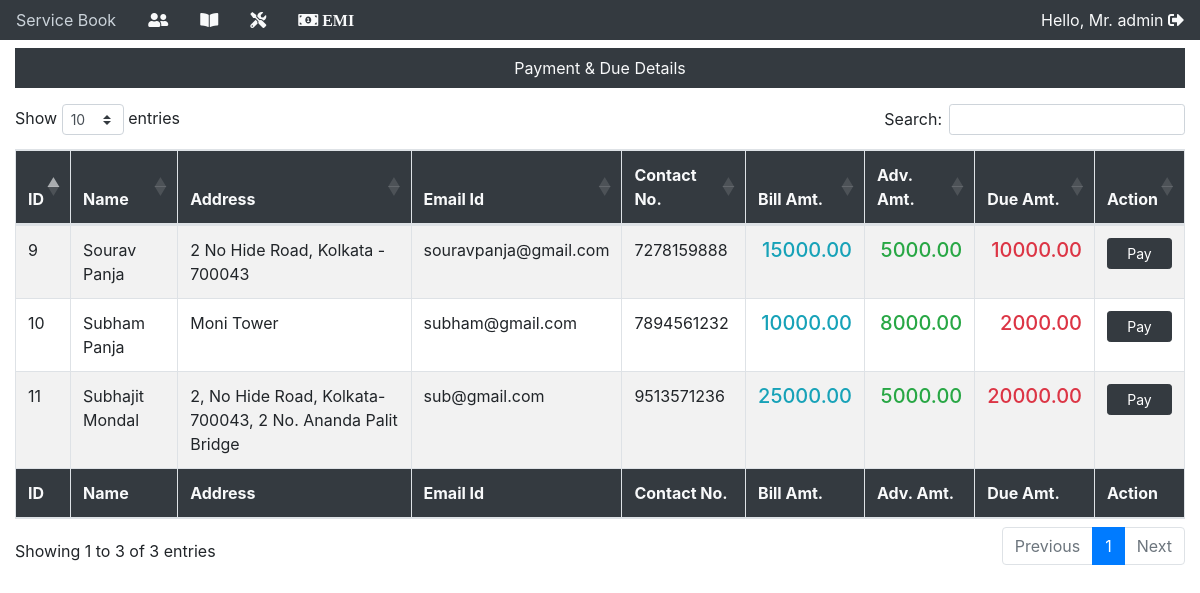
/details (signed in), run on an earlier commit of the app's database.
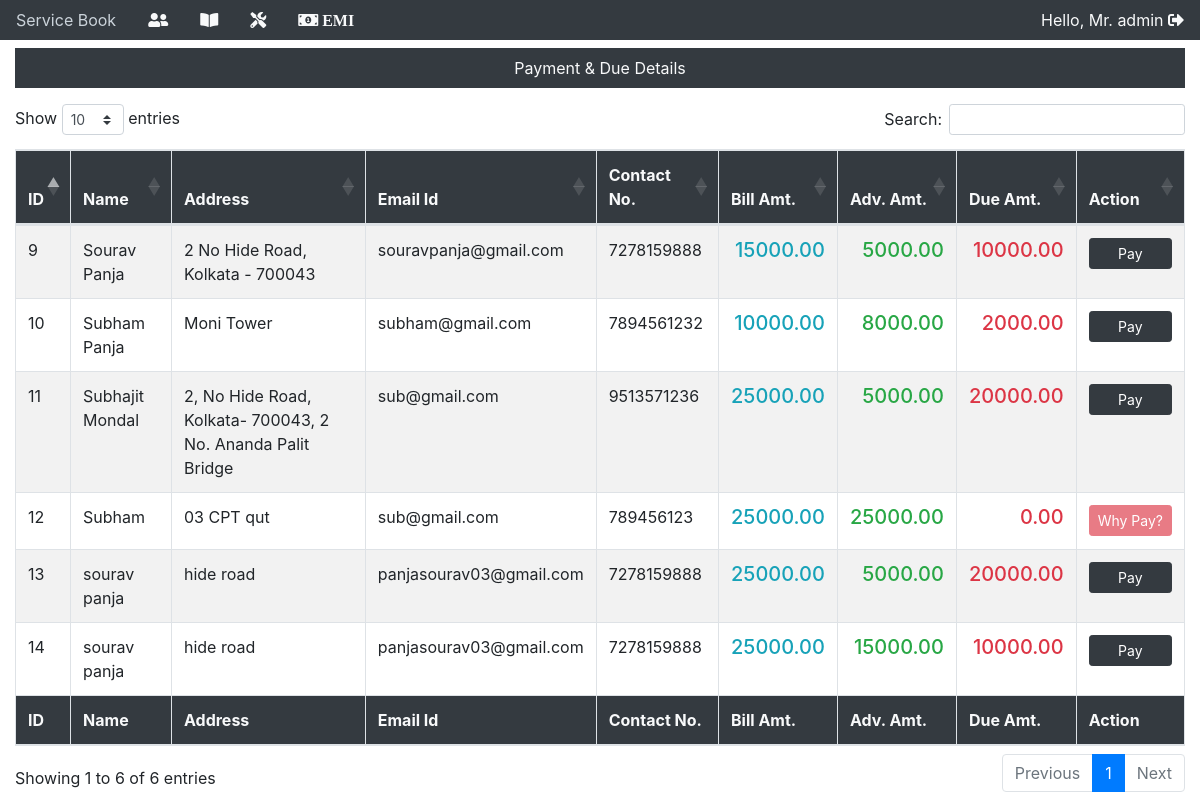
And on a later commit of the database.
### app/models.py (models this page shows, shortened)
class customerDetails(models.Model):
    custimerId = models.AutoField(primary_key=True)
    name = models.CharField(max_length=100)
    address = models.CharField(max_length=100)
    phoneNo = models.CharField(max_length=100)
    email = models.EmailField()
    service = models.CharField(max_length=10, null=True, blank=True)
    emi = models.CharField(max_length=10, null=True, blank=True)
    modelNameOne = models.CharField(max_length=100)
    quantityOne = models.CharField(max_length=2, null=True)
    modelNoOne = models.CharField(max_length=100)
    modelNameTwo = models.CharField(max_length=100, blank=True)
    quantityTwo = models.CharField(max_length=2, null=True, blank=True)
    modelNoTwo = models.CharField(max_length=100, blank=True)
    purchaseDate = models.DateField(auto_now=False, auto_now_add=False)
    totalAmount = models.DecimalField(max_digits=10, decimal_places=2)
    advanceAmount = models.DecimalField(max_digits=10, decimal_places=2)
    dueAmount = models.DecimalField(max_digits=10, decimal_places=2, null=True)

### app/views.py (the view)
# urls.py: path('details', views.details, name="details"),
@login_required(login_url="/login")
def details(request):
    fmm = customerDetails.objects.all()
    return render(request, "details.html", {"fmm": fmm})

### templates/details.html (shortened to what this page needs)
{% include "base.html" %} {% block content %}
<div class="container-fluid">
  <div class="bg-dark mt-2">
    <p class="nav-link text-light text-center">Payment & Due Details</p>
  </div>
  <div class="row">
    <div class="col">
      <table id="example" class="table table-striped table-bordered" style="width:100%">
        <thead class="bg-dark text-light">
          <tr>
            <th>ID</th>
            <th>Name</th>
            <th>Address</th>
            <th>Email Id</th>
            <th>Contact No.</th>
            <th>Bill Amt.</th>
            <th>Adv. Amt.</th>
            <th>Due Amt.</th>
            <th>Action</th>
          </tr>
        </thead>
        <tbody>
          {% for f in fmm %}
          <tr>
            <td>{{f.custimerId}}</td>
            <td>{{f.name}}</td>
            <td>{{f.address}}</td>
            <td>{{f.email}}</td>
            <td>{{f.phoneNo}}</td>
            <td>
              <h5 class="text-info text-right">{{f.totalAmount}}</h5>
            </td>
            <td>
              <h5 class="text-success text-right">{{f.advanceAmount}}</h5>
            </td>
            <td>
              <h5 class="text-danger text-right">{{f.dueAmount}}</h5>
            </td>
            {% if f.totalAmount == f.advanceAmount %}
              <td><a href="{% url 'paymentPage' f.custimerId %}" class="btn btn-danger btn-sm w-100 disabled" >Why Pay?</a></td>
            {% else %}
              <td><a href="{% url 'paymentPage' f.custimerId %}" class="btn btn-dark btn-sm w-100">Pay</a></td>
            {% endif %}
          </tr>
          {% endfor %}
        </tbody>
        <tfoot class="bg-dark text-light">
          <tr>
            <th>ID</th>
            <th>Name</th>
            <th>Address</th>
            <th>Email Id</th>
            <th>Contact No.</th>
            <th>Bill Amt.</th>
            <th>Adv. Amt.</th>
            <th>Due Amt.</th>
            <th>Action</th>
          </tr>
        </tfoot>
      </table>
    </div>
  </div>
</div>
{% endblock content %}

What changed in the data, as far as the page shows it:
added customerDetails: custimerId "12", name "Subham", address "03 CPT qut", email "sub@gmail.com", phoneNo "789456123", totalAmount "25000.00", advanceAmount "25000.00", dueAmount "0.00", shows "Why Pay?"
added customerDetails: custimerId "13", name "sourav panja", address "hide road", email "panjasourav03@gmail.com", phoneNo "7278159888", totalAmount "25000.00", advanceAmount "5000.00", dueAmount "20000.00", shows "Pay"
added customerDetails: custimerId "14", name "sourav panja", address "hide road", email "panjasourav03@gmail.com", phoneNo "7278159888", totalAmount "25000.00", advanceAmount "15000.00", dueAmount "10000.00", shows "Pay"
Also different on the page:
text written by a page script: "Show entries Search: Showing 1 to 3 of 3 entries Previous 1 Next" → "Show entries Search: Showing 1 to 6 of 6 entries Previous 1 Next"
